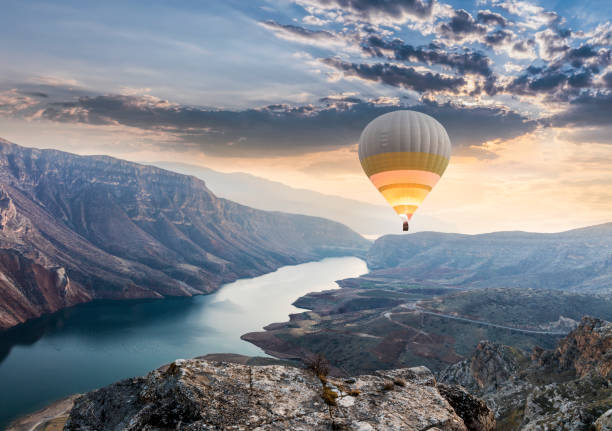
#> input picture pictures/landscape.jpg, 612 x 431 px
$ python BitPlaneSlicing.py
#> lines starting #> are read from the running program, lines starting #| are printed output that depends on the picture; after the words box and inside, x2 and y2 are one past the last pixel; in counts of white or black regions, pixels touching at a corner belong together
import cv2
import numpy as np
import matplotlib.pyplot as plt

def bit_plane_slice(image_path, bit_level):

    # Read the image (in color)
#> called with image_path = './pictures/landscape.jpg', bit_level = 4
    image = cv2.imread(image_path, cv2.IMREAD_COLOR)
#> image is the input picture: shape (431, 612, 3); mean B, G, R 137.8, 129.9, 125.6

    # Convert the image to grayscale
    gray_image = cv2.cvtColor(image, cv2.COLOR_BGR2GRAY)
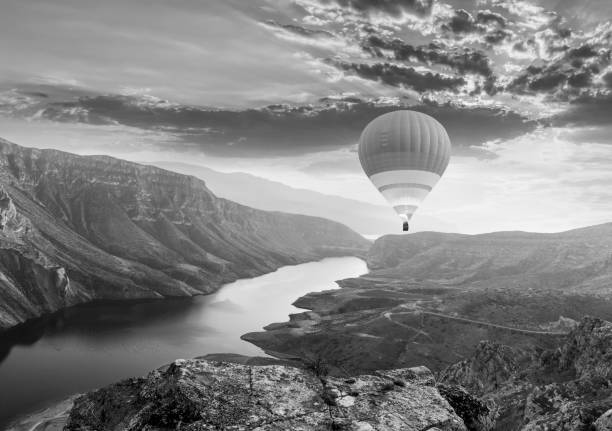
#> gray_image: shape (431, 612); min 0, max 254, mean 129.5

    # Extract a specific bit plane
    bit_plane = (gray_image >> bit_level) & 1
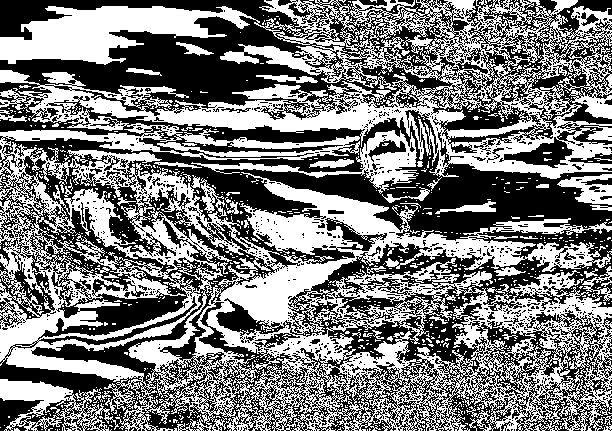
#> bit_plane: shape (431, 612); values 0 (black) and 1 (white), 48.6% white; 1068 white regions (1009 under 20 px), largest, box (x1, y1, x2, y2) and area: (0, 0, 612, 431) 115148, (191, 130, 419, 194) 2669, (0, 379, 119, 431) 2593

    # Visualization
    plt.imshow(bit_plane, cmap='gray')
    plt.title(f'Bit Plane {bit_level}')
    plt.axis('off')
    plt.show()

# Example usage
image_path = './pictures/landscape.jpg'
bit_level = 4  # Bit level
bit_plane_slice(image_path, bit_level)

$ run again, with pictures/ContraharmonicMean.jpg copied over pictures/landscape.jpg
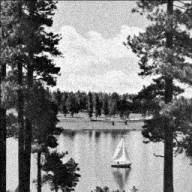
#> input picture pictures/ContraharmonicMean.jpg, 192 x 192 px
#> in bit_plane_slice, image is the input picture: shape (192, 192, 3); min 0, max 255, mean 127.9
#> in bit_plane_slice, `bit_plane = (gray_image >> bit_level) & 1`:
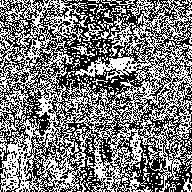
#> bit_plane: shape (192, 192); values 0 (black) and 1 (white), 48% white in thin lines or dots

$ run again, with pictures/salt_pepper_noise.png saved as pictures/landscape.jpg
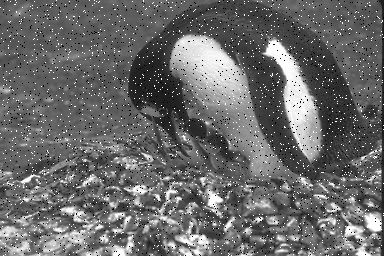
#> input picture pictures/salt_pepper_noise.png, 384 x 256 px
#> in bit_plane_slice, image is the input picture: shape (256, 384, 3); min 0, max 255, mean 106
#> in bit_plane_slice, `bit_plane = (gray_image >> bit_level) & 1`:
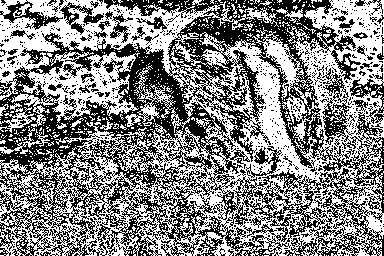
#> bit_plane: shape (256, 384); values 0 (black) and 1 (white), 52.2% white; black in thin lines or dots
